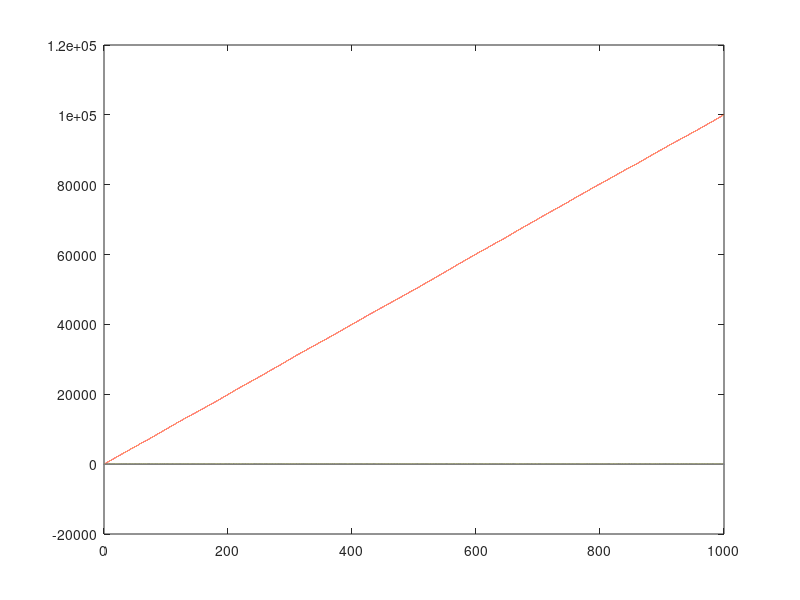

MATLAB code for this plot: (Note: this script raises an error after producing the figure.)
function simulate_gyro_arw()

N = 1e5;

gyro = zeros(N,1);
gyro_lpf = zeros(N,1); 
np   = 1; 
bias = 1; 
Ts = 0.01; 
k = 0*Ts; 
time = Ts*(1:N); 
whitenoise = np*randn(N,1); 
rwnoise    = zeros(N,1); 
gyro(1) = bias;
gyro_lpf(1) = gyro(1); 
for i = 2 : N
    rwnoise(i) =  whitenoise(i); 
    gyro(i) = bias + k*i+ rwnoise(i);
    gyro_lpf(i) = gyro_lpf(i-1)+0.001*(gyro(i)-gyro_lpf(i-1)); 
end

%next calculate Allan-Variance
theta = cumsum(gyro); 
figure; 
plot(time,gyro); 
hold on;
plot(time,theta); 
plot(time,gyro_lpf); 
fs = 1/Ts; 
pts = 1000; 
[T,sigma] = allan(gyro,fs,pts)
figure; 
loglog(T,sigma,'*-'); 
grid on;